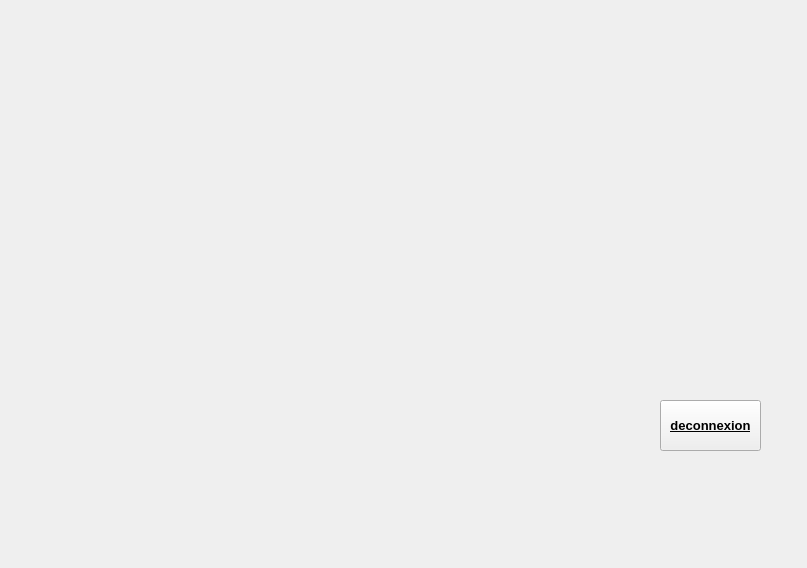
<?xml version="1.0" encoding="UTF-8"?>
<ui version="4.0">
 <class>administration</class>
 <widget class="QWidget" name="administration">
  <property name="geometry">
   <rect>
    <x>0</x>
    <y>0</y>
    <width>807</width>
    <height>568</height>
   </rect>
  </property>
  <property name="windowTitle">
   <string>Form</string>
  </property>
  <property name="styleSheet">
   <string notr="true"/>
  </property>
  <widget class="QPushButton" name="bouton">
   <property name="geometry">
    <rect>
     <x>660</x>
     <y>400</y>
     <width>101</width>
     <height>51</height>
    </rect>
   </property>
   <property name="font">
    <font>
     <pointsize>10</pointsize>
     <weight>75</weight>
     <bold>true</bold>
     <underline>true</underline>
    </font>
   </property>
   <property name="text">
    <string>deconnexion</string>
   </property>
  </widget>
 </widget>
 <resources/>
 <connections/>
</ui>
